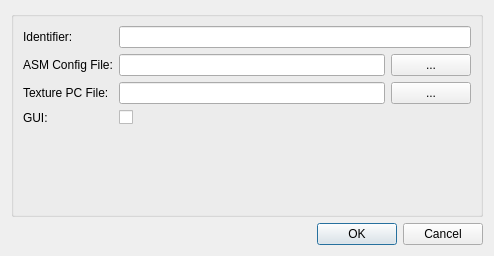
<?xml version="1.0" encoding="UTF-8"?>
<ui version="4.0">
 <class>Dialog</class>
 <widget class="QDialog" name="Dialog">
  <property name="geometry">
   <rect>
    <x>0</x>
    <y>0</y>
    <width>494</width>
    <height>256</height>
   </rect>
  </property>
  <property name="windowTitle">
   <string>Configure ASM Segmentation Step</string>
  </property>
  <layout class="QGridLayout" name="gridLayout">
   <item row="0" column="0">
    <widget class="QGroupBox" name="configGroupBox">
     <property name="title">
      <string/>
     </property>
     <layout class="QFormLayout" name="formLayout">
      <item row="0" column="0">
       <widget class="QLabel" name="idLabel">
        <property name="text">
         <string>Identifier:  </string>
        </property>
       </widget>
      </item>
      <item row="0" column="1">
       <widget class="QLineEdit" name="idLineEdit"/>
      </item>
      <item row="1" column="0">
       <widget class="QLabel" name="configLabel">
        <property name="text">
         <string>ASM Config File:</string>
        </property>
       </widget>
      </item>
      <item row="3" column="0">
       <widget class="QLabel" name="guiLabel">
        <property name="text">
         <string>GUI:  </string>
        </property>
       </widget>
      </item>
      <item row="3" column="1">
       <widget class="QCheckBox" name="guiCheckBox">
        <property name="text">
         <string/>
        </property>
       </widget>
      </item>
      <item row="1" column="1">
       <layout class="QHBoxLayout" name="horizontalLayout">
        <item>
         <widget class="QLineEdit" name="configLineEdit"/>
        </item>
        <item>
         <widget class="QPushButton" name="configButton">
          <property name="text">
           <string>...</string>
          </property>
         </widget>
        </item>
       </layout>
      </item>
      <item row="2" column="0">
       <widget class="QLabel" name="ppcLabel">
        <property name="text">
         <string>Texture PC File:</string>
        </property>
       </widget>
      </item>
      <item row="2" column="1">
       <layout class="QHBoxLayout" name="horizontalLayout_2">
        <item>
         <widget class="QLineEdit" name="ppcLineEdit"/>
        </item>
        <item>
         <widget class="QPushButton" name="ppcButton">
          <property name="text">
           <string>...</string>
          </property>
         </widget>
        </item>
       </layout>
      </item>
     </layout>
    </widget>
   </item>
   <item row="1" column="0">
    <widget class="QDialogButtonBox" name="buttonBox">
     <property name="orientation">
      <enum>Qt::Horizontal</enum>
     </property>
     <property name="standardButtons">
      <set>QDialogButtonBox::Cancel|QDialogButtonBox::Ok</set>
     </property>
    </widget>
   </item>
  </layout>
 </widget>
 <tabstops>
  <tabstop>idLineEdit</tabstop>
  <tabstop>configLineEdit</tabstop>
  <tabstop>configButton</tabstop>
  <tabstop>ppcLineEdit</tabstop>
  <tabstop>ppcButton</tabstop>
  <tabstop>guiCheckBox</tabstop>
  <tabstop>buttonBox</tabstop>
 </tabstops>
 <resources/>
 <connections>
  <connection>
   <sender>buttonBox</sender>
   <signal>accepted()</signal>
   <receiver>Dialog</receiver>
   <slot>accept()</slot>
   <hints>
    <hint type="sourcelabel">
     <x>208</x>
     <y>280</y>
    </hint>
    <hint type="destinationlabel">
     <x>208</x>
     <y>151</y>
    </hint>
   </hints>
  </connection>
  <connection>
   <sender>buttonBox</sender>
   <signal>rejected()</signal>
   <receiver>Dialog</receiver>
   <slot>reject()</slot>
   <hints>
    <hint type="sourcelabel">
     <x>208</x>
     <y>280</y>
    </hint>
    <hint type="destinationlabel">
     <x>208</x>
     <y>151</y>
    </hint>
   </hints>
  </connection>
 </connections>
</ui>
